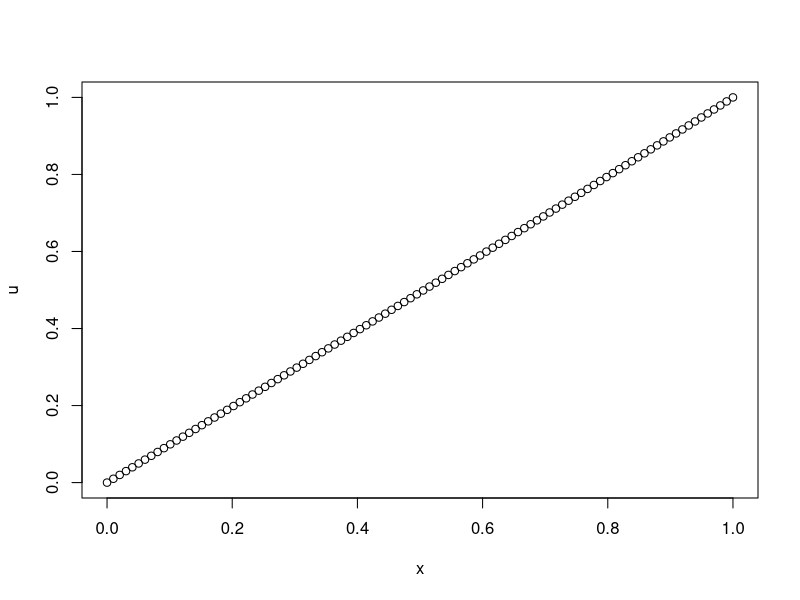
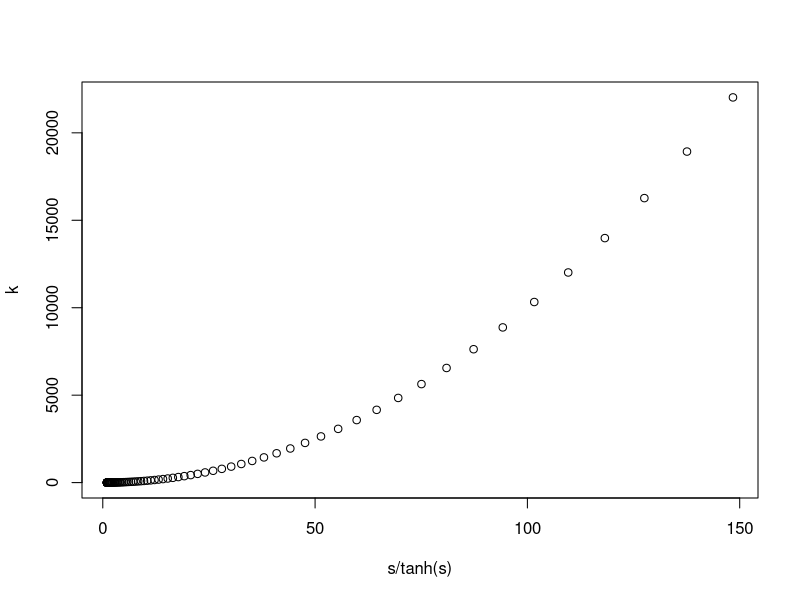
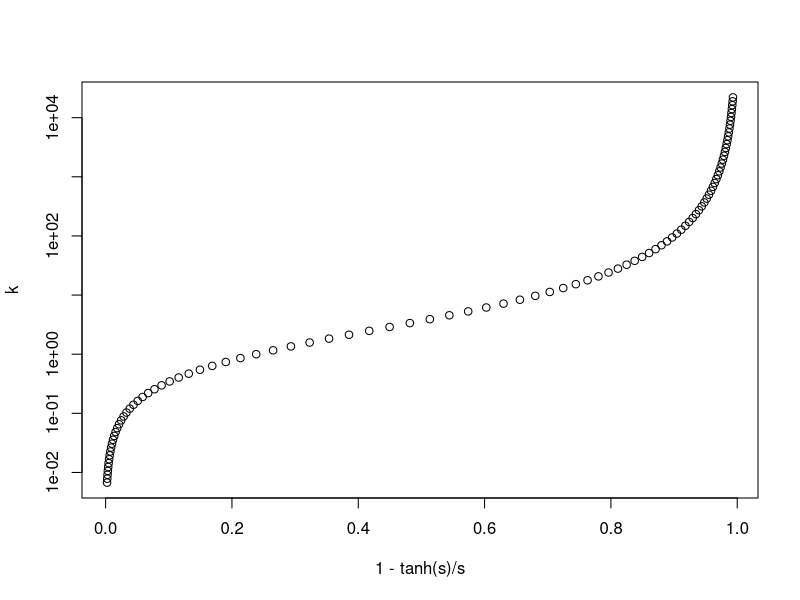
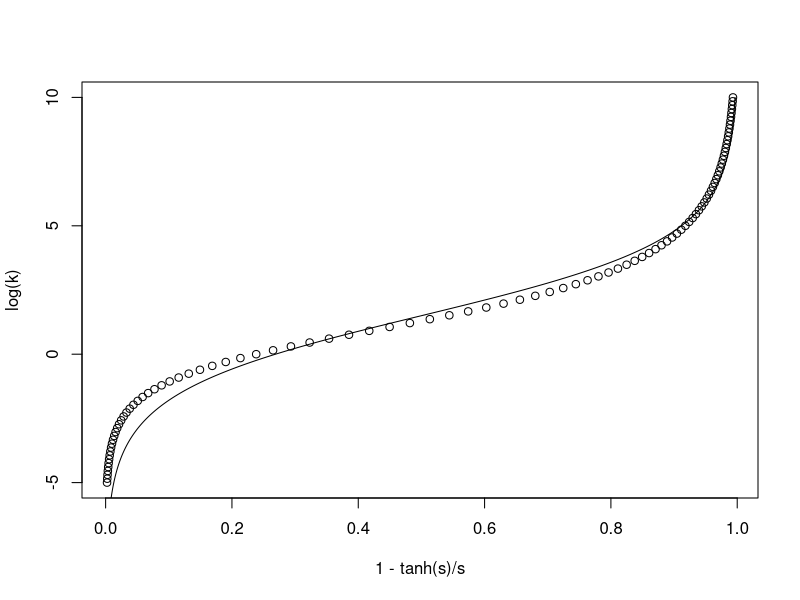
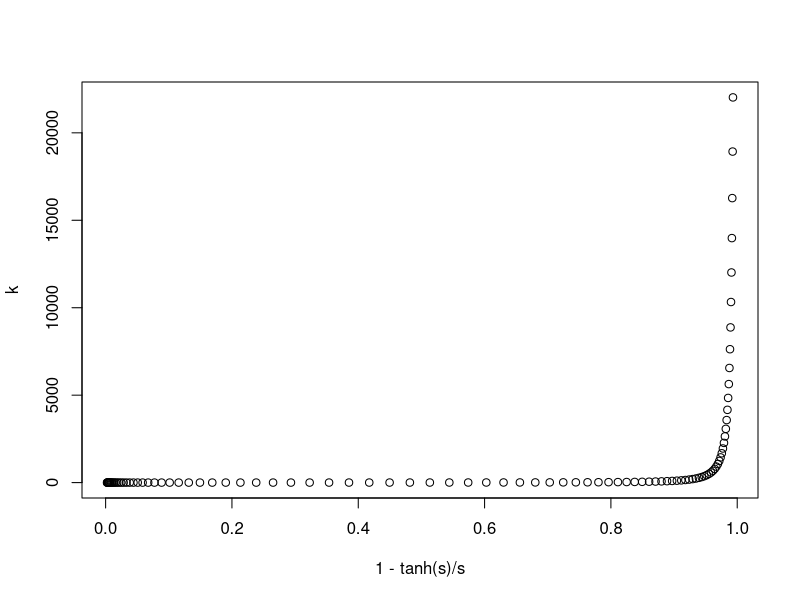

These charts were generated, in order, by the following R code: (Note: this script raises an error after producing the figures.)



# nu*u''-ku
# u''=(k/nu)*u
# u = Ae^sqrt(k/nu)x + Be^-sqrt(k/nu)x
# u = 0 for x = 0
# u = w for x = 1
# A + B = 0
# Ae^sqrt(k/nu) + Be^-sqrt(k/nu) = w
# A(e^sqrt(k/nu) - e^-sqrt(k/nu)) = w
# A = w/(e^sqrt(k/nu) - e^-sqrt(k/nu))
# s = sqrt(k/nu)
# u  = A*(exp(s*x) - exp(-s*x))
# u' = A*s*(exp(s*x) + exp(-s*x))
# u'(1) = A*s*(exp(s) + exp(-s))
# u'(1) = w*s*(exp(s) + exp(-s))/(exp(s) - exp(-s))
#
# u'(1)

w = 1
k = 0.1
nu = 1
s = sqrt(k/nu)
A = w/(exp(s) - exp(-s))

x = seq(0,1,len=100)
u = A*(exp(s*x) - exp(-s*x))
plot(x,u)


k = exp(seq(-5,10,len=100))
s = sqrt(k/nu)
plot(s/tanh(s),k)


plot(1-tanh(s)/s,k,log="y")

plot(1-tanh(s)/s,log(k),log="")
p = seq(-10,10,len=300)
lines((tanh(p/3-0.5)+1)/2,p)

plot(1-tanh(s)/s,k,log="")

plot(log(k),log(p/(1-p)))
plot(k,p/(1-p))

plot(log(k),p)

p = 1-tanh(s)/s
plot(log(p/(1-p)),log(k))
#abline(0,1)
#abline(0,2)
p = seq(-10,10,len=300)
lines(p,log(exp(p)))
lines(p,log(exp(p)^2))
lines(p,log(3*exp(p)+exp(p)^2))


p = 1-tanh(s)/s
plot(log(p/(1-p)),log(k))

plot(log(s/tanh(s)-1),log(k))
lines(p,log(3*exp(p)+exp(p)^2))

#p=log(s/tanh(s)-1)
#log(k) = log(3*exp(p)+exp(p)^2)

#p = s/tanh(s)-1
#k = 3*p+p^2

k = exp(seq(-5,10,len=100))
s = sqrt(k/nu)
p = s/tanh(s)-1
plot(p,k)
lines(p,3*p+p^2)
k = 3*p+p^2

## s = sqrt(k/nu)
## p = s/tanh(s)-1
## k ~= 3*p+p^2

## vf = 1-tanh(s)/s
## vf = 1-tanh(s)/s
vf = 1-tanh(s)/s


k = exp(seq(-5,10,len=100))
s = sqrt(k/nu)
plot(1-tanh(s)/s,k,log="y",type="l")
vf = seq(0,1,len=200)
p = vf/(1-vf)
lines(vf,3*p+p^2)

plot(vf,(3*vf*(1-vf)+vf^2)/(1-vf)^2,log="y")
plot(vf,nu*vf*(3-2*vf)/(1-vf)^2,log="y")

plot(1-tanh(s)/s,k,log="")

vf = seq(0,1,len=200)
plot(vf,1/(1-vf),log="y")


# s/tanh(s) = 1/(1-vf)
# tanh(s)/s = (1-vf)
# 1-tanh(s)/s = vf

  
  
  
s = seq(-3,3,len=300)
plot(s,s*(exp(s) + exp(-s))/(exp(s) - exp(-s)))
plot(s,s/tanh(s))

# s/tanh(s) = vf




# f = -ku
# u = uhat + f/2
# u = uhat -k/2u
# u(1+k/2) = uhat
# u(1+k/2) = uhat
# u = uhat
# f = -u*k/(1+k/2)

plot(vf,nu*vf*(3-2*vf)/(1-vf)^2,log="y")

k = nu*vf*(3-2*vf)/(1-vf)^2
khat = nu*vf*(3-2*vf)/(1-vf)^2/(1+nu*vf*(3-2*vf)/(1-vf)^2/2)
khat = k/(1+k/2)
khat = 1/(1/k+1/2)


khat = 2*nu*vf*(3-2*vf)/(2*(1-vf)^2 + nu*vf*(3-2*vf))
plot(vf, khat)


khat = outer(vf, seq(0,1,len=10), function(vf, nu) 2*nu*vf*(3-2*vf)/(2*(1-vf)^2 + nu*vf*(3-2*vf)))
matplot(vf, khat)


khat = outer(vf, seq(0,1/6,len=10), function(vf, nu) 2*nu*vf*(3-2*vf)/(2+(3*nu-4)*vf+2*(1-nu)*vf^2))
matplot(vf, khat)


nu = 1/6
k = nu*vf*(3-2*vf)/((1-vf)*(1-vf));
khat = 1/(2.0/k+1);
# 2.0/k+1 = 2.0*((1-vf)*(1-vf))/(nu*vf*(3-2*vf)) + 1
# 2.0/k+1 = (2.0*((1-vf)*(1-vf)) + (nu*vf*(3-2*vf)))/(nu*vf*(3-2*vf))
khat = nu*vf*(3-2*vf)/(2.0*(1-vf)*(1-vf) + nu*vf*(3-2*vf))
matplot(vf, khat)
